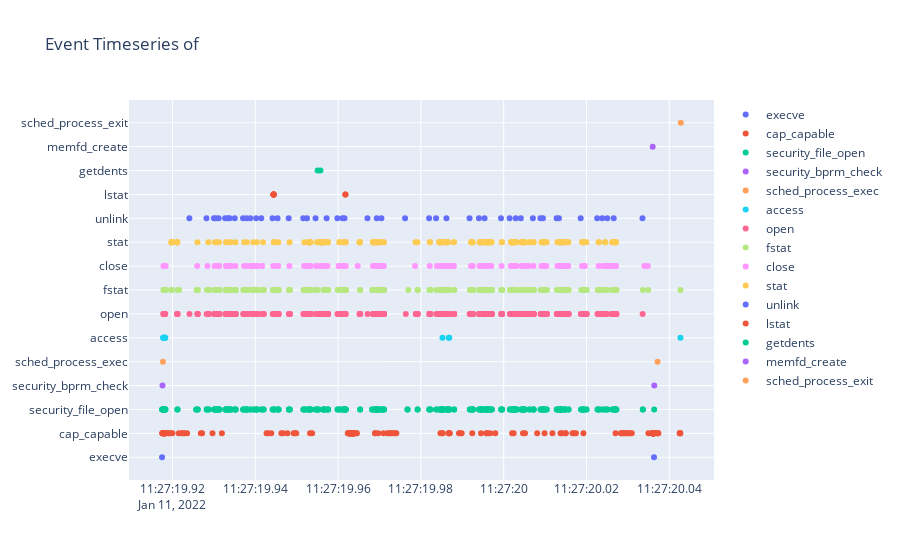

The notebook cell this image was saved under:
### Code cell
syscall_timeseires(only_con, [8])

### Figure 1 — Plotly figure (JSON) as saved in the notebook; plotly's stock layout.template omitted (floating-point values rounded to 4 significant figures; data arrays with more than 128 entries replaced by an {"elided": "..."} marker saying what was removed)
{"data": [{"mode": "markers", "name": "execve", "text": ["{\"name\": \"pathname\", \"type\": \"const char*\", \"value\": \"/usr/local/bin/python\"}<br>{\"name\": \"argv\", \"type\": \"const char*const*\", \"value\": [\"python\", \"/opt/revese_shell_linux_loader_fileless.py\"]}<br>", "{\"name\": \"pathname\", \"type\": \"const char*\", \"value\": \"/proc/self/fd/3\"}<br>{\"name\": \"argv\", \"type\": \"const char*const*\", \"value\": null}<br>"], "type": "scatter", "x": ["2022-01-11T11:27:19.917484", "2022-01-11T11:27:20.036312"], "y": ["execve", "execve"]}, {"mode": "markers", "name": "cap_capable", "text": {"elided": "226 str values"}, "type": "scatter", "x": {"elided": "226 str values"}, "y": {"elided": "226 str values"}}, {"mode": "markers", "name": "security_file_open", "text": {"elided": "325 str values"}, "type": "scatter", "x": {"elided": "325 str values"}, "y": {"elided": "325 str values"}}, {"mode": "markers", "name": "security_bprm_check", "text": ["{\"name\": \"pathname\", \"type\": \"const char*\", \"value\": \"/usr/local/bin/python2.7\"}<br>{\"name\": \"dev\", \"type\": \"dev_t\", \"value\": 70}<br>{\"name\": \"inode\", \"type\": \"unsigned long\", \"value\": 2107524}<br>", "{\"name\": \"pathname\", \"type\": \"const char*\", \"value\": \"memfd:\"}<br>{\"name\": \"dev\", \"type\": \"dev_t\", \"value\": 1}<br>{\"name\": \"inode\", \"type\": \"unsigned long\", \"value\": 388}<br>"], "type": "scatter", "x": ["2022-01-11T11:27:19.917593", "2022-01-11T11:27:20.036377"], "y": ["security_bprm_check", "security_bprm_check"]}, {"mode": "markers", "name": "sched_process_exec", "text": ["{\"name\": \"cmdpath\", \"type\": \"const char*\", \"value\": \"/usr/local/bin/python\"}<br>{\"name\": \"pathname\", \"type\": \"const char*\", \"value\": \"/usr/local/bin/python2.7\"}<br>{\"name\": \"argv\", \"type\": \"const char**\", \"value\": [\"python\", \"/opt/revese_shell_linux_loader_fileless.py\"]}<br>{\"name\": \"dev\", \"type\": \"dev_t\", \"value\": 70}<br>{\"name\": \"inode\", \"type\": \"unsigned long\", \"value\": 2107524}<br>{\"name\": \"invoked_from_kernel\", \"type\": \"int\", \"value\": 0}<br>{\"name\": \"ctime\", \"type\": \"unsigned long\", \"value\": 1641891181634729530}<br>{\"name\": \"stdin_type\", \"type\": \"umode_t\", \"value\": 8192}<br>", "{\"name\": \"cmdpath\", \"type\": \"const char*\", \"value\": \"/proc/self/fd/3\"}<br>{\"name\": \"pathname\", \"type\": \"const char*\", \"value\": \"memfd:\"}<br>{\"name\": \"dev\", \"type\": \"dev_t\", \"value\": 1}<br>{\"name\": \"inode\", \"type\": \"unsigned long\", \"value\": 388}<br>{\"name\": \"invoked_from_kernel\", \"type\": \"int\", \"value\": 0}<br>{\"name\": \"ctime\", \"type\": \"unsigned long\", \"value\": 1641900440030892807}<br>{\"name\": \"stdin_type\", \"type\": \"umode_t\", \"value\": 8192}<br>"], "type": "scatter", "x": ["2022-01-11T11:27:19.917694", "2022-01-11T11:27:20.037171"], "y": ["sched_process_exec", "sched_process_exec"]}, {"mode": "markers", "name": "access", "text": ["{\"name\": \"pathname\", \"type\": \"const char*\", \"value\": \"/etc/ld.so.nohwcap\"}<br>{\"name\": \"mode\", \"type\": \"int\", \"value\": 0}<br>", "{\"name\": \"pathname\", \"type\": \"const char*\", \"value\": \"/etc/ld.so.preload\"}<br>{\"name\": \"mode\", \"type\": \"int\", \"value\": 4}<br>", "{\"name\": \"pathname\", \"type\": \"const char*\", \"value\": \"/etc/ld.so.nohwcap\"}<br>{\"name\": \"mode\", \"type\": \"int\", \"value\": 0}<br>", "{\"name\": \"pathname\", \"type\": \"const char*\", \"value\": \"/etc/ld.so.nohwcap\"}<br>{\"name\": \"mode\", \"type\": \"int\", \"value\": 0}<br>", "{\"name\": \"pathname\", \"type\": \"const char*\", \"value\": \"/etc/ld.so.nohwcap\"}<br>{\"name\": \"mode\", \"type\": \"int\", \"value\": 0}<br>", "{\"name\": \"pathname\", \"type\": \"const char*\", \"value\": \"/etc/ld.so.nohwcap\"}<br>{\"name\": \"mode\", \"type\": \"int\", \"value\": 0}<br>", "{\"name\": \"pathname\", \"type\": \"const char*\", \"value\": \"/etc/ld.so.nohwcap\"}<br>{\"name\": \"mode\", \"type\": \"int\", \"value\": 0}<br>", "{\"name\": \"pathname\", \"type\": \"const char*\", \"value\": \"/etc/ld.so.nohwcap\"}<br>{\"name\": \"mode\", \"type\": \"int\", \"value\": 0}<br>", "{\"name\": \"pathname\", \"type\": \"const char*\", \"value\": \"/etc/ld.so.nohwcap\"}<br>{\"name\": \"mode\", \"type\": \"int\", \"value\": 0}<br>", "{\"name\": \"pathname\", \"type\": \"const char*\", \"value\": \"/etc/ld.so.nohwcap\"}<br>{\"name\": \"mode\", \"type\": \"int\", \"value\": 0}<br>", "{\"name\": \"pathname\", \"type\": \"const char*\", \"value\": \"/etc/ld.so.nohwcap\"}<br>{\"name\": \"mode\", \"type\": \"int\", \"value\": 0}<br>", "{\"name\": \"pathname\", \"type\": \"const char*\", \"value\": \"/etc/ld.so.nohwcap\"}<br>{\"name\": \"mode\", \"type\": \"int\", \"value\": 0}<br>"], "type": "scatter", "x": ["2022-01-11T11:27:19.917773", "2022-01-11T11:27:19.917783", "2022-01-11T11:27:19.917825", "2022-01-11T11:27:19.917948", "2022-01-11T11:27:19.918024", "2022-01-11T11:27:19.918105", "2022-01-11T11:27:19.918186", "2022-01-11T11:27:19.918271", "2022-01-11T11:27:19.985208", "2022-01-11T11:27:19.986733", "2022-01-11T11:27:19.986855", "2022-01-11T11:27:20.042687"], "y": ["access", "access", "access", "access", "access", "access", "access", "access", "access", "access", "access", "access"]}, {"mode": "markers", "name": "open", "text": {"elided": "809 str values"}, "type": "scatter", "x": {"elided": "809 str values"}, "y": {"elided": "809 str values"}}, {"mode": "markers", "name": "fstat", "text": {"elided": "218 str values"}, "type": "scatter", "x": {"elided": "218 str values"}, "y": {"elided": "218 str values"}}, {"mode": "markers", "name": "close", "text": {"elided": "159 str values"}, "type": "scatter", "x": {"elided": "159 str values"}, "y": {"elided": "159 str values"}}, {"mode": "markers", "name": "stat", "text": {"elided": "237 str values"}, "type": "scatter", "x": {"elided": "237 str values"}, "y": {"elided": "237 str values"}}, {"mode": "markers", "name": "unlink", "text": ["{\"name\": \"pathname\", \"type\": \"const char*\", \"value\": \"/usr/local/lib/python2.7/site.pyc\"}<br>", "{\"name\": \"pathname\", \"type\": \"const char*\", \"value\": \"/usr/local/lib/python2.7/os.pyc\"}<br>", "{\"name\": \"pathname\", \"type\": \"const char*\", \"value\": \"/usr/local/lib/python2.7/posixpath.pyc\"}<br>", "{\"name\": \"pathname\", \"type\": \"const char*\", \"value\": \"/usr/local/lib/python2.7/stat.pyc\"}<br>", "{\"name\": \"pathname\", \"type\": \"const char*\", \"value\": \"/usr/local/lib/python2.7/genericpath.pyc\"}<br>", "{\"name\": \"pathname\", \"type\": \"const char*\", \"value\": \"/usr/local/lib/python2.7/warnings.pyc\"}<br>", "{\"name\": \"pathname\", \"type\": \"const char*\", \"value\": \"/usr/local/lib/python2.7/linecache.pyc\"}<br>", "{\"name\": \"pathname\", \"type\": \"const char*\", \"value\": \"/usr/local/lib/python2.7/types.pyc\"}<br>", "{\"name\": \"pathname\", \"type\": \"const char*\", \"value\": \"/usr/local/lib/python2.7/UserDict.pyc\"}<br>", "{\"name\": \"pathname\", \"type\": \"const char*\", \"value\": \"/usr/local/lib/python2.7/_abcoll.pyc\"}<br>", "{\"name\": \"pathname\", \"type\": \"const char*\", \"value\": \"/usr/local/lib/python2.7/abc.pyc\"}<br>", "{\"name\": \"pathname\", \"type\": \"const char*\", \"value\": \"/usr/local/lib/python2.7/_weakrefset.pyc\"}<br>", "{\"name\": \"pathname\", \"type\": \"const char*\", \"value\": \"/usr/local/lib/python2.7/copy_reg.pyc\"}<br>", "{\"name\": \"pathname\", \"type\": \"const char*\", \"value\": \"/usr/local/lib/python2.7/traceback.pyc\"}<br>", "{\"name\": \"pathname\", \"type\": \"const char*\", \"value\": \"/usr/local/lib/python2.7/sysconfig.pyc\"}<br>", "{\"name\": \"pathname\", \"type\": \"const char*\", \"value\": \"/usr/local/lib/python2.7/re.pyc\"}<br>", "{\"name\": \"pathname\", \"type\": \"const char*\", \"value\": \"/usr/local/lib/python2.7/sre_compile.pyc\"}<br>", "{\"name\": \"pathname\", \"type\": \"const char*\", \"value\": \"/usr/local/lib/python2.7/sre_parse.pyc\"}<br>", "{\"name\": \"pathname\", \"type\": \"const char*\", \"value\": \"/usr/local/lib/python2.7/sre_constants.pyc\"}<br>", "{\"name\": \"pathname\", \"type\": \"const char*\", \"value\": \"/usr/local/lib/python2.7/_sysconfigdata.pyc\"}<br>", "{\"name\": \"pathname\", \"type\": \"const char*\", \"value\": \"/usr/local/lib/python2.7/encodings/__init__.pyc\"}<br>", "{\"name\": \"pathname\", \"type\": \"const char*\", \"value\": \"/usr/local/lib/python2.7/codecs.pyc\"}<br>", "{\"name\": \"pathname\", \"type\": \"const char*\", \"value\": \"/usr/local/lib/python2.7/encodings/aliases.pyc\"}<br>", "{\"name\": \"pathname\", \"type\": \"const char*\", \"value\": \"/usr/local/lib/python2.7/encodings/utf_8.pyc\"}<br>", "{\"name\": \"pathname\", \"type\": \"const char*\", \"value\": \"/usr/local/lib/python2.7/ctypes/__init__.pyc\"}<br>", "{\"name\": \"pathname\", \"type\": \"const char*\", \"value\": \"/usr/local/lib/python2.7/struct.pyc\"}<br>", "{\"name\": \"pathname\", \"type\": \"const char*\", \"value\": \"/usr/local/lib/python2.7/ctypes/_endian.pyc\"}<br>", "{\"name\": \"pathname\", \"type\": \"const char*\", \"value\": \"/usr/local/lib/python2.7/urllib2.pyc\"}<br>", "{\"name\": \"pathname\", \"type\": \"const char*\", \"value\": \"/usr/local/lib/python2.7/base64.pyc\"}<br>", "{\"name\": \"pathname\", \"type\": \"const char*\", \"value\": \"/usr/local/lib/python2.7/string.pyc\"}<br>", "{\"name\": \"pathname\", \"type\": \"const char*\", \"value\": \"/usr/local/lib/python2.7/hashlib.pyc\"}<br>", "{\"name\": \"pathname\", \"type\": \"const char*\", \"value\": \"/usr/local/lib/python2.7/httplib.pyc\"}<br>", "{\"name\": \"pathname\", \"type\": \"const char*\", \"value\": \"/usr/local/lib/python2.7/socket.pyc\"}<br>", "{\"name\": \"pathname\", \"type\": \"const char*\", \"value\": \"/usr/local/lib/python2.7/functools.pyc\"}<br>", "{\"name\": \"pathname\", \"type\": \"const char*\", \"value\": \"/usr/local/lib/python2.7/urlparse.pyc\"}<br>", "{\"name\": \"pathname\", \"type\": \"const char*\", \"value\": \"/usr/local/lib/python2.7/collections.pyc\"}<br>", "{\"name\": \"pathname\", \"type\": \"const char*\", \"value\": \"/usr/local/lib/python2.7/keyword.pyc\"}<br>", "{\"name\": \"pathname\", \"type\": \"const char*\", \"value\": \"/usr/local/lib/python2.7/heapq.pyc\"}<br>", "{\"name\": \"pathname\", \"type\": \"const char*\", \"value\": \"/usr/local/lib/python2.7/mimetools.pyc\"}<br>", "{\"name\": \"pathname\", \"type\": \"const char*\", \"value\": \"/usr/local/lib/python2.7/tempfile.pyc\"}<br>", "{\"name\": \"pathname\", \"type\": \"const char*\", \"value\": \"/usr/local/lib/python2.7/io.pyc\"}<br>", "{\"name\": \"pathname\", \"type\": \"const char*\", \"value\": \"/usr/local/lib/python2.7/random.pyc\"}<br>", "{\"name\": \"pathname\", \"type\": \"const char*\", \"value\": \"/usr/local/lib/python2.7/__future__.pyc\"}<br>", "{\"name\": \"pathname\", \"type\": \"const char*\", \"value\": \"/usr/local/lib/python2.7/rfc822.pyc\"}<br>", "{\"name\": \"pathname\", \"type\": \"const char*\", \"value\": \"/usr/local/lib/python2.7/ssl.pyc\"}<br>", "{\"name\": \"pathname\", \"type\": \"const char*\", \"value\": \"/usr/local/lib/python2.7/textwrap.pyc\"}<br>", "{\"name\": \"pathname\", \"type\": \"const char*\", \"value\": \"/usr/local/lib/python2.7/contextlib.pyc\"}<br>", "{\"name\": \"pathname\", \"type\": \"const char*\", \"value\": \"/usr/local/lib/python2.7/bisect.pyc\"}<br>", "{\"name\": \"pathname\", \"type\": \"const char*\", \"value\": \"/usr/local/lib/python2.7/urllib.pyc\"}<br>"], "type": "scatter", "x": ["2022-01-11T11:27:19.924084", "2022-01-11T11:27:19.928215", "2022-01-11T11:27:19.930017", "2022-01-11T11:27:19.930473", "2022-01-11T11:27:19.931148", "2022-01-11T11:27:19.932711", "2022-01-11T11:27:19.933359", "2022-01-11T11:27:19.933814", "2022-01-11T11:27:19.935044", "2022-01-11T11:27:19.937040", "2022-01-11T11:27:19.937865", "2022-01-11T11:27:19.938779", "2022-01-11T11:27:19.940212", "2022-01-11T11:27:19.941446", "2022-01-11T11:27:19.944166", "2022-01-11T11:27:19.945385", "2022-01-11T11:27:19.948076", "2022-01-11T11:27:19.951592", "2022-01-11T11:27:19.952493", "2022-01-11T11:27:19.954557", "2022-01-11T11:27:19.957231", "2022-01-11T11:27:19.959825", "2022-01-11T11:27:19.961068", "2022-01-11T11:27:19.961558", "2022-01-11T11:27:19.967096", "2022-01-11T11:27:19.969333", "2022-01-11T11:27:19.970462", "2022-01-11T11:27:19.976185", "2022-01-11T11:27:19.981985", "2022-01-11T11:27:19.983673", "2022-01-11T11:27:19.986175", "2022-01-11T11:27:19.991757", "2022-01-11T11:27:19.994030", "2022-01-11T11:27:19.995387", "2022-01-11T11:27:19.999353", "2022-01-11T11:27:20.001436", "2022-01-11T11:27:20.002931", "2022-01-11T11:27:20.004140", "2022-01-11T11:27:20.007050", "2022-01-11T11:27:20.008881", "2022-01-11T11:27:20.009483", "2022-01-11T11:27:20.012779", "2022-01-11T11:27:20.013343", "2022-01-11T11:27:20.018598", "2022-01-11T11:27:20.022578", "2022-01-11T11:27:20.023811", "2022-01-11T11:27:20.025036", "2022-01-11T11:27:20.026575", "2022-01-11T11:27:20.033527"], "y": ["unlink", "unlink", "unlink", "unlink", "unlink", "unlink", "unlink", "unlink", "unlink", "unlink", "unlink", "unlink", "unlink", "unlink", "unlink", "unlink", "unlink", "unlink", "unlink", "unlink", "unlink", "unlink", "unlink", "unlink", "unlink", "unlink", "unlink", "unlink", "unlink", "unlink", "unlink", "unlink", "unlink", "unlink", "unlink", "unlink", "unlink", "unlink", "unlink", "unlink", "unlink", "unlink", "unlink", "unlink", "unlink", "unlink", "unlink", "unlink", "unlink"]}, {"mode": "markers", "name": "lstat", "text": ["{\"name\": \"pathname\", \"type\": \"const char*\", \"value\": \"/usr\"}<br>{\"name\": \"statbuf\", \"type\": \"struct stat*\", \"value\": 140732990357024}<br>", "{\"name\": \"pathname\", \"type\": \"const char*\", \"value\": \"/usr/local\"}<br>{\"name\": \"statbuf\", \"type\": \"struct stat*\", \"value\": 140732990357024}<br>", "{\"name\": \"pathname\", \"type\": \"const char*\", \"value\": \"/usr/local/bin\"}<br>{\"name\": \"statbuf\", \"type\": \"struct stat*\", \"value\": 140732990357024}<br>", "{\"name\": \"pathname\", \"type\": \"const char*\", \"value\": \"/usr/local/bin/python\"}<br>{\"name\": \"statbuf\", \"type\": \"struct stat*\", \"value\": 140732990357024}<br>", "{\"name\": \"pathname\", \"type\": \"const char*\", \"value\": \"/usr/local/bin/python2\"}<br>{\"name\": \"statbuf\", \"type\": \"struct stat*\", \"value\": 140732990356720}<br>", "{\"name\": \"pathname\", \"type\": \"const char*\", \"value\": \"/usr/local/bin/python2.7\"}<br>{\"name\": \"statbuf\", \"type\": \"struct stat*\", \"value\": 140732990356416}<br>", "{\"name\": \"pathname\", \"type\": \"const char*\", \"value\": \"/opt\"}<br>{\"name\": \"statbuf\", \"type\": \"struct stat*\", \"value\": 140732990345840}<br>", "{\"name\": \"pathname\", \"type\": \"const char*\", \"value\": \"/opt/revese_shell_linux_loader_fileless.py\"}<br>{\"name\": \"statbuf\", \"type\": \"struct stat*\", \"value\": 140732990345840}<br>"], "type": "scatter", "x": ["2022-01-11T11:27:19.944399", "2022-01-11T11:27:19.944412", "2022-01-11T11:27:19.944420", "2022-01-11T11:27:19.944427", "2022-01-11T11:27:19.944457", "2022-01-11T11:27:19.944470", "2022-01-11T11:27:19.961765", "2022-01-11T11:27:19.961782"], "y": ["lstat", "lstat", "lstat", "lstat", "lstat", "lstat", "lstat", "lstat"]}, {"mode": "markers", "name": "getdents", "text": ["{\"name\": \"fd\", \"type\": \"int\", \"value\": 4}<br>{\"name\": \"dirp\", \"type\": \"struct linux_dirent*\", \"value\": 94260732148464}<br>{\"name\": \"count\", \"type\": \"unsigned int\", \"value\": 32768}<br>", "{\"name\": \"fd\", \"type\": \"int\", \"value\": 4}<br>{\"name\": \"dirp\", \"type\": \"struct linux_dirent*\", \"value\": 94260732148464}<br>{\"name\": \"count\", \"type\": \"unsigned int\", \"value\": 32768}<br>"], "type": "scatter", "x": ["2022-01-11T11:27:19.955064", "2022-01-11T11:27:19.955739"], "y": ["getdents", "getdents"]}, {"mode": "markers", "name": "memfd_create", "text": ["{\"name\": \"flags\", \"type\": \"unsigned int\", \"value\": 1}<br>"], "type": "scatter", "x": ["2022-01-11T11:27:20.035990"], "y": ["memfd_create"]}, {"mode": "markers", "name": "sched_process_exit", "text": ["{\"name\": \"exit_code\", \"type\": \"long\", \"value\": 0}<br>"], "type": "scatter", "x": ["2022-01-11T11:27:20.042785"], "y": ["sched_process_exit"]}], "layout": {"title": {"text": "Event Timeseries of "}}}
